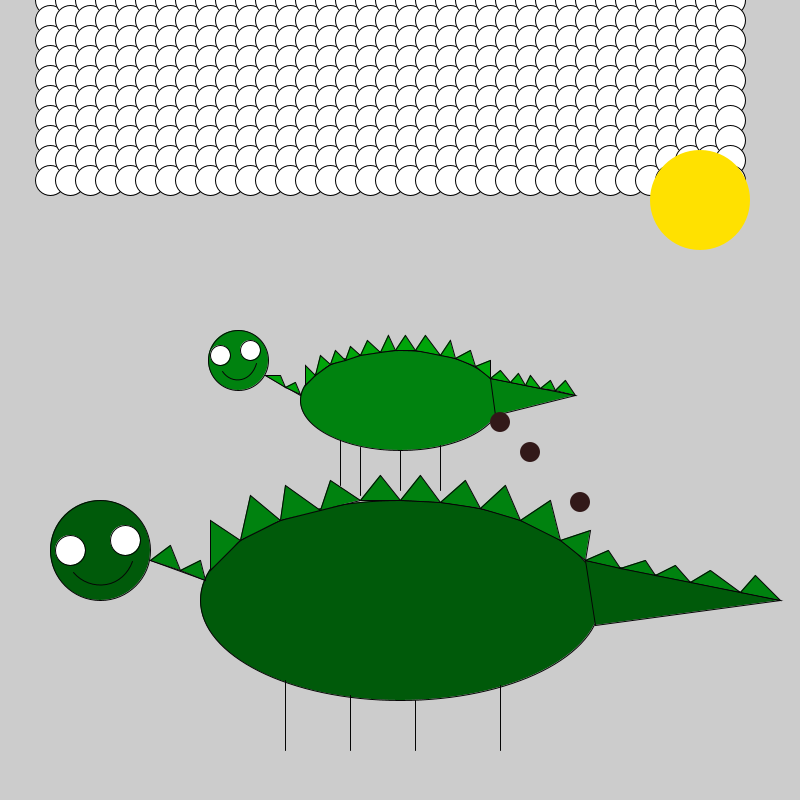
Frame 1 (no input)
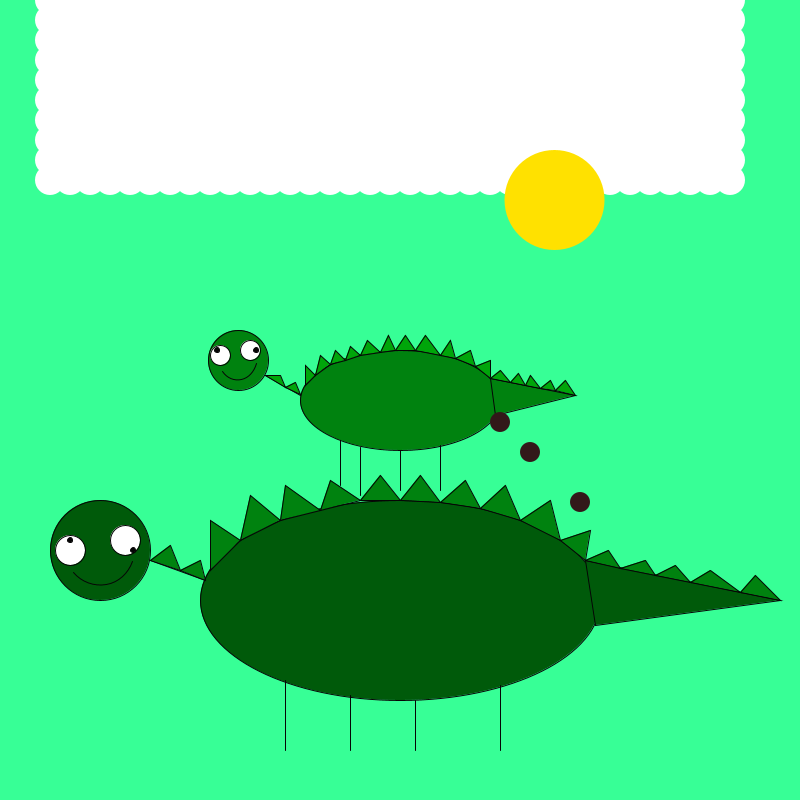
Frame 60 (the mouse pressed at the canvas centre just before this capture)
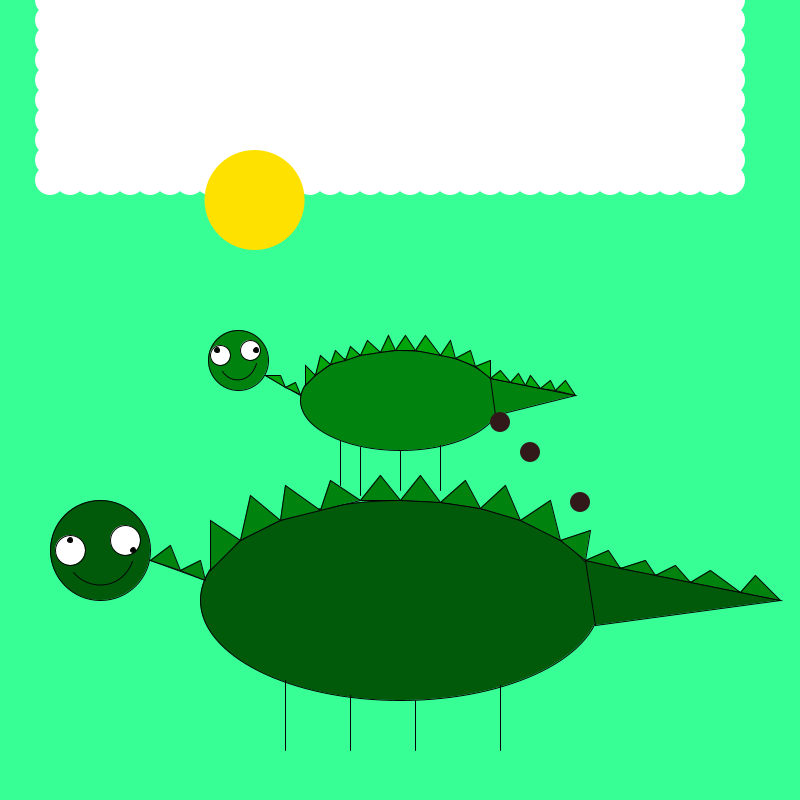
Frame 120 (the mouse held since frame 60 and released just before this capture)

The Processing sketch that drew these frames (run headless with seeded random() and noise(); from frame 60 on, the mouse is pressed at the canvas centre):

// Processing sketch: processing_76957
// ── processing_76957.pde

//Devon Kelley midterm project
//used for reference-processing.org, orange book, and class notes.


float x,y,angle;

void setup(){
  size(800,800);
  x=0;
  y=0;
  angle=0;
}

void draw(){
  println(mouseX);
  println(mouseY);
 if(angle>0&&angle<200){
   background(55,255,150);
 }else if(angle>200&&angle<400){
   background(240,0,255);
 }else if(angle>400&&angle<600){
   background(65,0,255);
 }else if(angle>600&&angle<800){
   background(255,45,0);
 }else if(angle>800){
   angle=0;
 }
 
 //cloud
 for(int x=50;x<750;x+=20){
   for(int y=0;y<200;y+=20){
   fill(255);
   ellipse(x,y,30,30);
 }
 }

  //mother stegasaurus drawing
  fill(0,90,10);
  stroke(5,5,5);
  ellipse(400,600,400,200);
  line(150,560,205,580);
  line(285,680,285,750);
  line(350,695,350,750);
  line(415,700,415,750);
  line(500,685,500,750);
  ellipse(100,550,100,100);
  fill(255);
  ellipse(125,540,30,30);
  ellipse(70,550,30,30);
  fill(0);
  noFill();
  arc(100,550,70,70,radians(20),radians(140));
  //back spikes
  fill(0,130,15);
 triangle(150,560,170,545,180,570);
 triangle(180,570,200,560,205,580);
 triangle(210,570,210,520,240,540);
 triangle(240,540,250,495,280,520);
 triangle(280,520,285,485,320,510);
 triangle(320,510,330,480,360,500);
 triangle(360,500,380,475,400,500);
 triangle(400,500,420,475,440,502);
 triangle(440,502,465,480,480,508);
 triangle(480,508,505,485,520,520);
 triangle(520,520,550,500,560,540);
 triangle(560,540,590,530,585,560);
 //tail
 fill(0,90,10);
 triangle(585,560,780,600,595,625);
 fill(0,130,15);
 triangle(585,560,608,550,620,568);
 triangle(620,568,645,560,655,575);
 triangle(655,575,675,565,690,582);
 triangle(690,582,710,570,740,592);
 triangle(740,592,755,575,780,600);
 
//baby stegasaurus drawing
  fill(0,130,15);
 ellipse(400,400,200,100);
 line(340,440,340,485);
 line(360,447,360,495);
 line(400,450,400,490);
 line(440,445,440,490);
 line(300,395,265,375);
 ellipse(238,360,60,60);
 fill(255);
 ellipse(250,350,20,20);
 ellipse(220,355,20,20);
 noFill();
 arc(238,355,40,50,radians(20),radians(140));
 //back spikes
 fill(0,165,10);
 triangle(265,375,280,375,285,387);
 triangle(285,387,295,382,300,394);
 triangle(305,385,305,365,315,375);
 triangle(315,375,320,355,330,364);
 triangle(330,364,335,350,345,360);
 triangle(345,360,350,346,360,355);
 triangle(360,355,367,340,380,352);
 triangle(380,352,388,335,395,350);
 triangle(395,350,405,335,415,350);
 triangle(415,350,425,335,440,355);
 triangle(440,355,450,340,455,358);
 triangle(455,358,470,350,475,366);
 triangle(475,366,490,360,490,378);
 //tail
 fill(0,130,15);
 triangle(490,378,575,395,495,415);
 fill(0,165,10);
 triangle(490,378,500,370,510,382);
 triangle(510,382,518,373,525,385);
 triangle(525,385,530,375,540,388);
 triangle(540,388,550,380,555,390);
 triangle(555,390,565,380,575,395);
 
 //eye movement
 if(angle>0&&angle<200){
    fill(5,5,5);
    ellipse(70,540,5,5);
    ellipse(133,550,5,5);
    ellipse(217,350,5,5);
    ellipse(256,350,5,5);
  }else if(angle>200&&angle<400){
    fill(5,5,5);
    ellipse(80,540,5,5);
    ellipse(130,545,5,5);
    ellipse(228,356,5,5);
    ellipse(252,355,5,5);
  }else if(angle>400&&angle<600){
    fill(5,5,5);
    ellipse(115,545,5,5);
    ellipse(83,553,5,5);
    ellipse(243,348,5,5);
    ellipse(219,361,5,5);
  }else if(angle>600&&angle<800){
    fill(5,5,5);
    ellipse(60,550,5,5);
    ellipse(132,540,5,5);
    ellipse(222,350,5,5);
    ellipse(250,347,5,5);
  }else if(angle>800){
    angle=0;
  }
 
 //sun movement
 x=300*cos(radians(angle));
 fill(255,225,0);
 noStroke();
 ellipse(x+width/2,200,100,100);
 angle++;
 
 //poop
 fill(50,25,25);
 ellipse(500,422,20,20);
 translate(30,30);
 ellipse(500,422,20,20);
 translate(50,50);
 ellipse(500,422,20,20);
}
